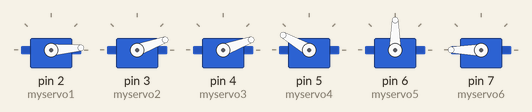
A sketch run on a simulated Arduino Uno, built with avr-gcc and run on an emulated ATmega328P. On the bench: 6 × servo.

Above: at 0.05 s.
At 1.35 s:
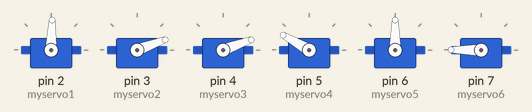
At 2.65 s:
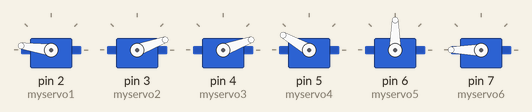
At 5.3 s:
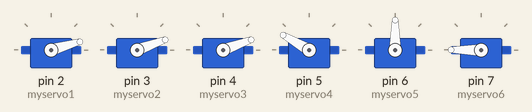
Timing chart, 0 to 7.2 s (numbered marks = the images above):
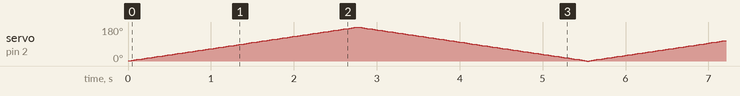

The sketch:

test_sweep.ino
```cpp
#include <Servo.h>

// create servo object to control a servo
Servo myservo1, myservo2, myservo3, myservo4, myservo5, myservo6;

bool flag = true;
int pos = 0;    // variable to store the servo position

void setup() {
  myservo1.attach(2);  // attaches the servo on pin 9 to the servo object
  myservo2.attach(3);
  myservo3.attach(4);
  myservo4.attach(5);
  myservo5.attach(6);
  myservo6.attach(7);
}

void loop() {
  if(flag){
    ++pos;
  }else{
    --pos;
  }
  myservo1.write(pos);   // 0~180    defualt:  90
  myservo2.write(20);   // 0~50     defualt:  20
  myservo3.write(20);   // 0~30     defualt:  20
  myservo4.write(150);  // 75~180   defualt:  150
  myservo5.write(90);   // 0~180    defualt:  90
  myservo6.write(180);  // 120~180  defualt:  180
  delay(15);

  if(pos == 180 || pos == 0){
    flag = !flag;
  }
}
```
